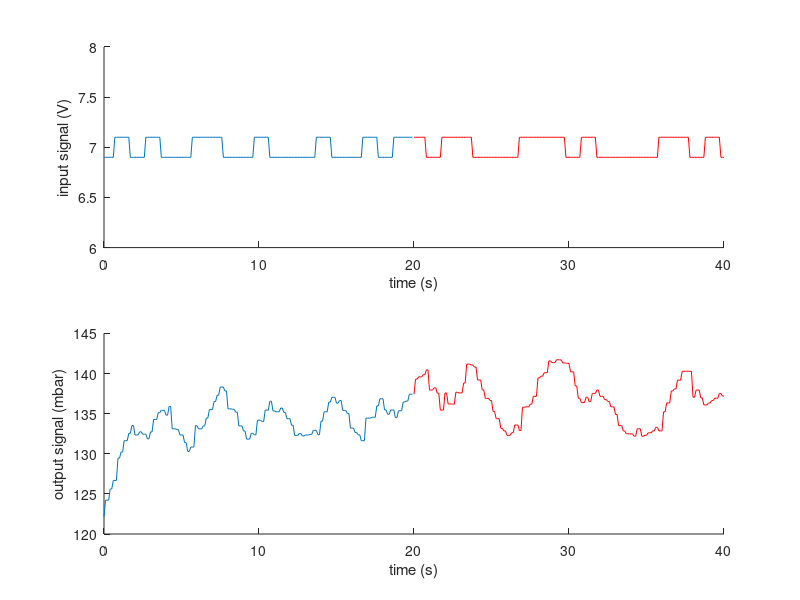

Here is the MATLAB script that generated this plot:
clear all; clc; close all;

% Importing data
data=importdata('IDENTIFICATION_PRESSURE_Save_01.txt');
u=data(:,1);      % first column is PRBS input signal
y=data(:,2);      % second column is output signal
Ts=0.1;

% cutting data
 u=u(75:end-25);  % cutting transient response + end of experiment
 y=y(75:end-25);
 
 uValidation=u(200:end); % 200 samples for validation
 yValidation=y(200:end);

 u=u(1:200);             % 200 samples for identification
 y=y(1:200);
 
figure; % plot data
subplot(2,1,1); hold on;  plot((0:199)*Ts,u); plot((200:400)*Ts,uValidation,'r'); hold off;
xlabel('time (s)'); ylabel('input signal (V)')
ylim([6 8])
subplot(2,1,2); hold on;  plot((0:199)*Ts,y); plot((200:400)*Ts,yValidation,'r'); hold off;
xlabel('time (s)'); ylabel('output signal (mbar)')